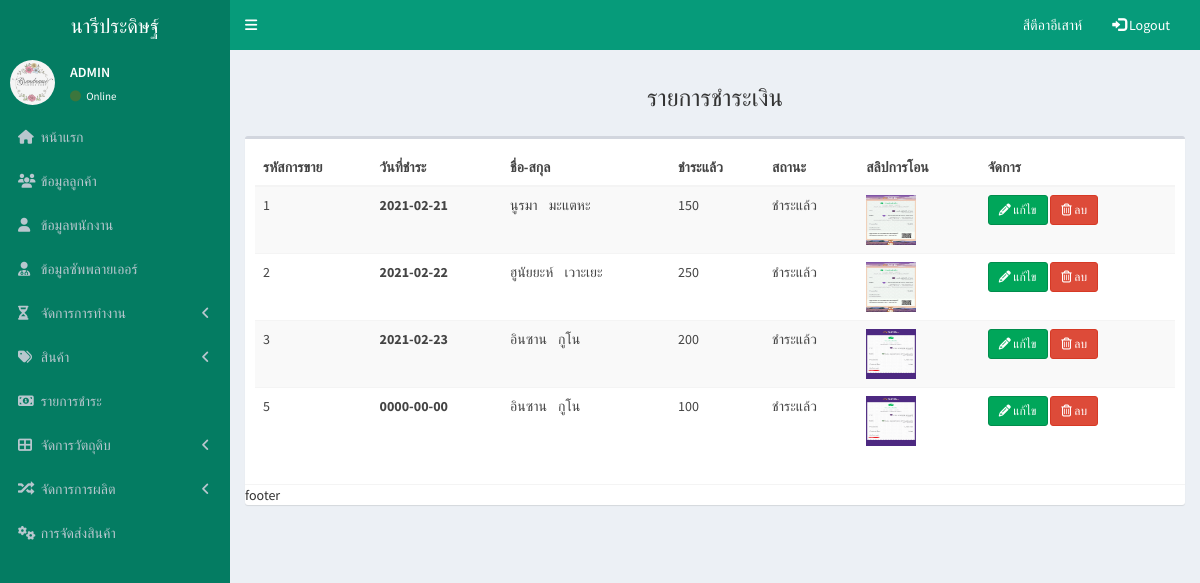
Page /pages/payment/ad_payment_show.php (signed in) on the committed database.
### tables this page shows
CREATE TABLE `payment` (
  `payment_id` int(10) NOT NULL,
  `order_product_id` int(10) NOT NULL,
  `payment_date` date NOT NULL,
  `pay` int(10) NOT NULL,
  `status_pay` varchar(20) NOT NULL DEFAULT 'กำลังตรวจสอบ',
  `pay_image` varchar(30) NOT NULL
);

CREATE TABLE `order_product` (
  `order_product_id` int(10) NOT NULL,
  `user_id` int(10) NOT NULL,
  `date_order` date DEFAULT current_timestamp(),
  `o_status` varchar(50) NOT NULL DEFAULT 'ยังไม่ชำระ'
);

### pages/payment/ad_payment_show.php (the view, shortened to what this page needs)
<!DOCTYPE html>
<html>
<head>
    <link rel="stylesheet" href="../../bower_components/bootstrap/dist/css/bootstrap.min.css">
    <link rel="stylesheet" href="../../bower_components/font-awesome/css/font-awesome.min.css">
    <link rel="stylesheet" href="../../bower_components/Ionicons/css/ionicons.min.css">
    <link rel="stylesheet" href="../../dist/css/AdminLTE.min.css">
    <link rel="stylesheet" href="../../dist/css/skins/_all-skins.min.css">
</head>
<body class="hold-transition skin-blue sidebar-mini">
    <div class="wrapper">
        <header class="main-header">
            <a href="../admin/admin.php" class="logo">
                <span class="logo-lg">นารีประดิษฐ์</span>
            </a>
            <?php
    include('../bar/navbar.php');
    include('../bar/sidebar.php');
    ?>
            <div class="content-wrapper">
                <section class="content-header">
                <center><h3>รายการชำระเงิน</h3></center>
                </section>
                <section class="content">
                    <div class="box">
                        <div class="box-header with-border">
                            <?php
                                include("db.php");
                                $sql = "SELECT payment.payment_id,
                                payment.payment_date,
                                payment.pay,
                                payment.pay_image,
                                payment.status_pay,
                                order_product.order_product_id,
                                login.name,
                                login.lastname
                                FROM payment
                                INNER JOIN order_product ON order_product.order_product_id = payment.order_product_id
                                 INNER JOIN login ON login.user_id = order_product.user_id
                                 ORDER BY `order_product`.`order_product_id` ASC";
                                $query = mysqli_query($conn,$sql);
                            ?>
                            <table class="table table-striped">
                                <thead>
                                    <tr>
                                        <th scope="col">รหัสการขาย</th>
                                        <th scope="col">วันที่ชำระ</th>
                                        <th scope="col">ชื่อ-สกุล</th>
                                        <th scope="col">ชำระแล้ว</th>
                                        <th scope="col">สถานะ</th>
                                        <th scope="col">สลิปการโอน</th>
                                        <th scope="col">จัดการ</th>
                                    </tr>
                                </thead>
                                <tbody>
                                <?php
                                    while($row=mysqli_fetch_array($query,MYSQLI_ASSOC)){
                                    ?>
                                    <tr>
                                    <td><?php echo $row['order_product_id']; ?></td>
                                        <th><?php echo $row['payment_date']; ?></th>
                                        <td><?php echo $row['name']; ?>&nbsp;&nbsp;&nbsp;&nbsp;<?php echo $row['lastname']; ?></td>
                                        <td><?php echo $row['pay']; ?></td>
                                        <td><?php echo $row['status_pay']; ?></td>
                                        <td><img src="image/<?php echo $row["pay_image"];?>" width="50px" height="50px" ?></td>
                                        <td>
                                            <a href="ad_payment_form_update.php?txtid=<?php echo $row['payment_id'];?>" class="btn btn-success btn-sm"><i class="fa fa-pencil"></i> แก้ไข</a>
                                            <a href="ad_del.php?txtid=<?php echo $row['order_product_id'];?>" onclick="return confirm('คุณจะลบข้อมูลนี้ใช่หรือไม่?')"
                                                class="btn btn-danger btn-sm"><i class="fa fa-trash-o"></i> ลบ</a>
                                        </td>
                                    </tr>
                                    <?php } ?>
                                </tbody>
                            </table>
                        </div>
                        footer
                    </div>
                </section>
            </div>
</body>
</html>

### pages/bar/navbar.php (shortened to what this page needs)
<?php
if (!$_SESSION["user_id"]){
 Header("Location:../sigin/login.php");
}else{?>
<nav class="navbar navbar-static-top">
    <a href="#" class="sidebar-toggle" data-toggle="push-menu" role="button">
    </a>
    <ul class="nav navbar-nav navbar-right">
        <li><a href=""><?php echo $_SESSION["username"]?></a></li>
        <li><a href="../sigin/logout.php"><span class="glyphicon glyphicon-log-in"></span> Logout</a></li>
        <li><a href="#"></a></li>
    </ul>
</nav>
</header>
<?php } ?>

### pages/bar/sidebar.php (shortened to what this page needs)
<aside class="main-sidebar">
    <section class="sidebar">
        <div class="user-panel">
            <div class="pull-left image">
                <img src="../../dist/img/logo1.jpg" class="img-circle" alt="User Image">
            </div>
            <div class="pull-left info">
                <p>ADMIN</p>
                <a href="#"><i class="fa fa-circle text-success"></i> Online</a>
            </div>
        </div>
        <ul class="sidebar-menu" data-widget="tree">
            <li>
                <a href="../admin/admin.php">
                    <i class="fa  fa-home"></i> <span>หน้าแรก</span>
                </a>
            </li>
            <li>
                <a href="../customer/customer_show.php">
                    <i class="fa fa-users"></i> <span>ข้อมูลลูกค้า</span>
                </a>
            </li>
            <li>
                <a href="../employee/employee_show.php">
                    <i class="fa fa-user"></i> <span>ข้อมูลพนักงาน</span>
                </a>
            </li>
            <li>
                <a href="../supplier/supplier_show.php">
                    <i class="fa  fa-user-md"></i> <span>ข้อมูลซัพพลายเออร์</span>
                </a>
            </li>
            <li class="treeview">
                <a href="#">
                    <i class="fa fa-hourglass-half"></i> <span>จัดการการทำงาน</span>
                    <span class="pull-right-container">
                        <i class="fa fa-angle-left pull-right"></i>
                    </span>
                </a>
            </li>
            <li class="treeview">
                <a href="#">
                    <i class="fa fa-tags"></i> <span>สินค้า</span>
                    <span class="pull-right-container">
                        <i class="fa fa-angle-left pull-right"></i>
                    </span>
                </a>
            </li>
            <li>
                <a href="../payment/ad_payment_show.php">
                    <i class="fa  fa-money"></i> <span>รายการชำระ</span>
                </a>
            </li>
            <li class="treeview">
                <a href="#">
                    <i class="fa fa-th-large"></i> <span>จัดการวัตถุดิบ</span>
                    <span class="pull-right-container">
                        <i class="fa fa-angle-left pull-right"></i>
                    </span>
                </a>
            </li>
            <li class="treeview">
                <a href="#">
                    <i class="glyphicon glyphicon-random"></i> <span>จัดการการผลิต</span>
                    <span class="pull-right-container">
                        <i class="fa fa-angle-left pull-right"></i>
                    </span>
                </a>
            </li>
                            <li>
                                <a href="../delivery/delivery_show2.php">
                                    <i class="fa fa-cogs"></i> <span>การจัดส่งสินค้า</span>
                                </a>
                            </li>
        </ul>
    </section>
</aside>

### rows in the picture
payment: order_product.order_product_id "1", payment_date "2021-02-21", login.name "นูรมา", login.lastname "มะแตหะ", pay "150", status_pay "ชำระแล้ว", pay_image (picture)
payment: order_product.order_product_id "2", payment_date "2021-02-22", login.name "ฮูนัยยะห์", login.lastname "เวาะเยะ", pay "250", status_pay "ชำระแล้ว", pay_image (picture)
payment: order_product.order_product_id "3", payment_date "2021-02-23", login.name "อินซาน", login.lastname "กูโน", pay "200", status_pay "ชำระแล้ว", pay_image (picture)
payment: order_product.order_product_id "5", payment_date "0000-00-00", login.name "อินซาน", login.lastname "กูโน", pay "100", status_pay "ชำระแล้ว", pay_image (picture)

### other values in the picture
$_SESSION["username"] "สีตีอาอีเสาห์"
